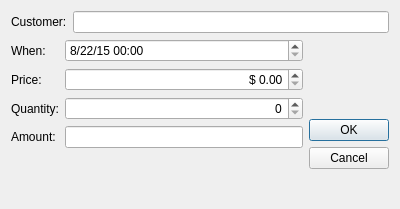
<?xml version="1.0" encoding="UTF-8"?>
<ui version="4.0">
 <class>TicketOrder</class>
 <widget class="QDialog" name="TicketOrder">
  <property name="geometry">
   <rect>
    <x>0</x>
    <y>0</y>
    <width>400</width>
    <height>209</height>
   </rect>
  </property>
  <property name="windowTitle">
   <string>Ticket Order</string>
  </property>
  <layout class="QVBoxLayout" name="verticalLayout_3">
   <item>
    <layout class="QHBoxLayout" name="horizontalLayout">
     <item>
      <widget class="QLabel" name="label">
       <property name="text">
        <string>Customer:</string>
       </property>
       <property name="buddy">
        <cstring>customerLineEdit</cstring>
       </property>
      </widget>
     </item>
     <item>
      <widget class="QLineEdit" name="customerLineEdit"/>
     </item>
    </layout>
   </item>
   <item>
    <layout class="QHBoxLayout" name="horizontalLayout_2">
     <item>
      <layout class="QVBoxLayout" name="verticalLayout">
       <item>
        <layout class="QGridLayout" name="gridLayout">
         <item row="0" column="0">
          <widget class="QLabel" name="label_2">
           <property name="text">
            <string>When:</string>
           </property>
           <property name="buddy">
            <cstring>dateTimeEdit</cstring>
           </property>
          </widget>
         </item>
         <item row="0" column="1">
          <widget class="QDateTimeEdit" name="dateTimeEdit">
           <property name="dateTime">
            <datetime>
             <hour>0</hour>
             <minute>0</minute>
             <second>0</second>
             <year>2015</year>
             <month>8</month>
             <day>22</day>
            </datetime>
           </property>
           <property name="maximumDate">
            <date>
             <year>2016</year>
             <month>8</month>
             <day>21</day>
            </date>
           </property>
           <property name="minimumDate">
            <date>
             <year>2015</year>
             <month>8</month>
             <day>22</day>
            </date>
           </property>
           <property name="displayFormat">
            <string>M/d/yy hh:mm </string>
           </property>
          </widget>
         </item>
         <item row="1" column="0">
          <widget class="QLabel" name="label_3">
           <property name="text">
            <string>Price:</string>
           </property>
           <property name="buddy">
            <cstring>priceSpinBox</cstring>
           </property>
          </widget>
         </item>
         <item row="1" column="1">
          <widget class="QDoubleSpinBox" name="priceSpinBox">
           <property name="alignment">
            <set>Qt::AlignRight|Qt::AlignTrailing|Qt::AlignVCenter</set>
           </property>
           <property name="prefix">
            <string>$ </string>
           </property>
           <property name="maximum">
            <double>5000.000000000000000</double>
           </property>
          </widget>
         </item>
         <item row="2" column="0">
          <widget class="QLabel" name="label_4">
           <property name="text">
            <string>Quantity:</string>
           </property>
           <property name="buddy">
            <cstring>quantitySpinBox</cstring>
           </property>
          </widget>
         </item>
         <item row="2" column="1">
          <widget class="QSpinBox" name="quantitySpinBox">
           <property name="alignment">
            <set>Qt::AlignRight|Qt::AlignTrailing|Qt::AlignVCenter</set>
           </property>
           <property name="maximum">
            <number>50</number>
           </property>
          </widget>
         </item>
         <item row="3" column="0">
          <widget class="QLabel" name="label_5">
           <property name="text">
            <string>Amount:</string>
           </property>
           <property name="buddy">
            <cstring>amountLineEdit</cstring>
           </property>
          </widget>
         </item>
         <item row="3" column="1">
          <widget class="QLineEdit" name="amountLineEdit"/>
         </item>
        </layout>
       </item>
       <item>
        <spacer name="verticalSpacer_2">
         <property name="orientation">
          <enum>Qt::Vertical</enum>
         </property>
         <property name="sizeHint" stdset="0">
          <size>
           <width>20</width>
           <height>40</height>
          </size>
         </property>
        </spacer>
       </item>
      </layout>
     </item>
     <item>
      <layout class="QVBoxLayout" name="verticalLayout_2">
       <item>
        <spacer name="verticalSpacer">
         <property name="orientation">
          <enum>Qt::Vertical</enum>
         </property>
         <property name="sizeHint" stdset="0">
          <size>
           <width>20</width>
           <height>40</height>
          </size>
         </property>
        </spacer>
       </item>
       <item>
        <widget class="QDialogButtonBox" name="buttonBox">
         <property name="orientation">
          <enum>Qt::Vertical</enum>
         </property>
         <property name="standardButtons">
          <set>QDialogButtonBox::Cancel|QDialogButtonBox::Ok</set>
         </property>
        </widget>
       </item>
      </layout>
     </item>
    </layout>
   </item>
  </layout>
 </widget>
 <tabstops>
  <tabstop>customerLineEdit</tabstop>
  <tabstop>dateTimeEdit</tabstop>
  <tabstop>priceSpinBox</tabstop>
  <tabstop>quantitySpinBox</tabstop>
  <tabstop>buttonBox</tabstop>
  <tabstop>amountLineEdit</tabstop>
 </tabstops>
 <resources/>
 <connections>
  <connection>
   <sender>buttonBox</sender>
   <signal>accepted()</signal>
   <receiver>TicketOrder</receiver>
   <slot>accept()</slot>
   <hints>
    <hint type="sourcelabel">
     <x>248</x>
     <y>254</y>
    </hint>
    <hint type="destinationlabel">
     <x>157</x>
     <y>274</y>
    </hint>
   </hints>
  </connection>
  <connection>
   <sender>buttonBox</sender>
   <signal>rejected()</signal>
   <receiver>TicketOrder</receiver>
   <slot>reject()</slot>
   <hints>
    <hint type="sourcelabel">
     <x>316</x>
     <y>260</y>
    </hint>
    <hint type="destinationlabel">
     <x>286</x>
     <y>274</y>
    </hint>
   </hints>
  </connection>
 </connections>
</ui>
